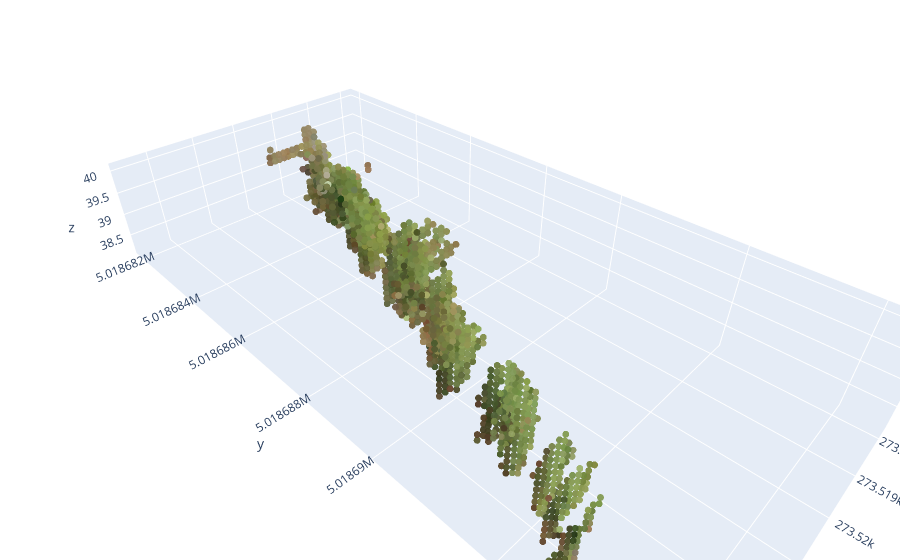

The notebook cell saved with this chart:
### Markdown cell above
Voxelgrid with full PCD

### Code cell
show_voxelgrid_plotly(voxel_grid, marker_size=4)
print(len(voxel_grid.get_voxels()))

### Figure 1 — Plotly figure (JSON) as saved in the notebook; plotly's stock layout.template omitted (floating-point values rounded to 4 significant figures; data arrays with more than 128 entries replaced by an {"elided": "..."} marker saying what was removed)
{"data": [{"marker": {"color": {"elided": "1486 str values"}, "opacity": 0.95, "size": 4}, "mode": "markers", "type": "scatter3d", "x": {"elided": "1486 float values"}, "y": {"elided": "1486 float values"}, "z": {"elided": "1486 float values"}}], "layout": {"margin": {"b": 0, "l": 0, "r": 0, "t": 0}, "scene": {"aspectmode": "data"}}}
